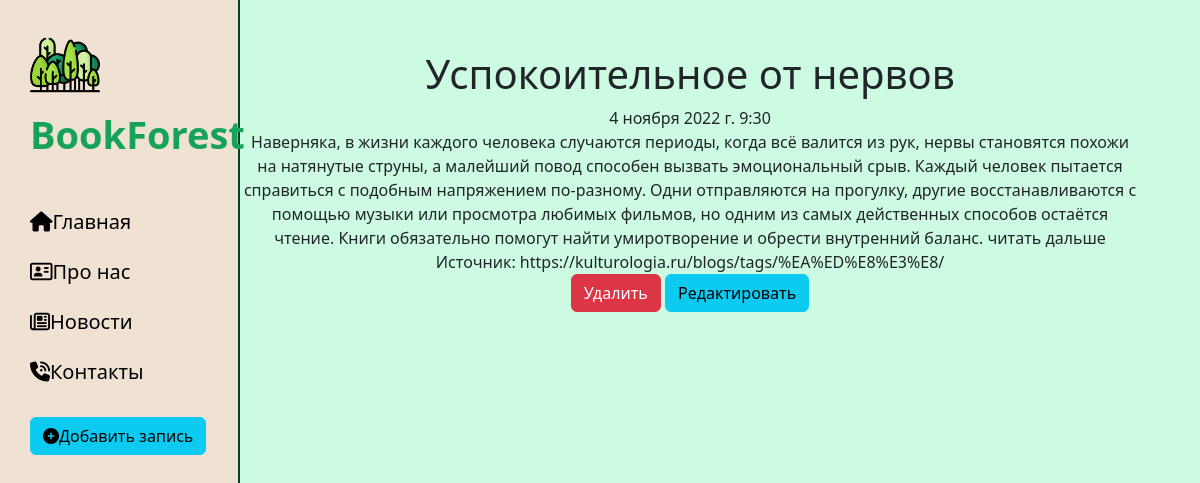
Screenshot of /news/3 with the database file from the repository.
### news/models.py (models this page shows, shortened)
class Articales(models.Model):
    title = models.CharField('Название', max_length=50)
    anons = models.CharField('Анонс', max_length=250)
    full_text = models.TextField('Статья')
    date = models.DateTimeField('Дата публикации')
    class Meta:
        verbose_name = 'Новость'
        verbose_name_plural = 'Новости'

### news/views.py (the view)
# urls.py: path('<int:pk>', views.NewsDetailView.as_view(), name='news-datail'),
class NewsDetailView(DetailView):
    model = Articales
    template_name = 'news/details_view.html'
    context_object_name = 'article'

### news/templates/news/details_view.html (shortened to what this page needs)
{% extends 'main/layout.html'%}
{% block content %}
    <div class="features">
        <h1>{{ article.title }}</h1>
        <p>{{ article.date }}</p>
        <p>{{ article.full_text }}</p>
        <a href="{% url 'news-delete' article.id %}" class="btn btn-danger">Удалить</a>
        <a href="{% url 'news-update' article.id %}" class="btn btn-info">Редактировать</a>
    </div>
{% endblock %}

### main/static/main/css/main.css (style rules this page uses)
body { background: rgba(204, 251, 226, 1); }
.features { float: left; margin-top: 50px; text-align: center; width: 75%; }
.features p { max-width: 1000px; padding:0px; margin:0px auto; }

### rows the page displays
Articales: title "Успокоительное от нервов", date "4 ноября 2022 г. 9:30", full_text "Наверняка, в жизни каждого человека случаются периоды, когда всё валится из рук, нервы становятся похожи на натянутые струны, а малейший повод способен вызвать эмоциональный срыв. Каждый человек пытается справиться с подобным напряжением по-разному. Одни отправляются на прогулку, другие восстанавливаются с помощью музыки или просмотра любимых фильмов, но одним из самых действенных способов остаётся чтение. Книги обязательно помогут найти умиротворение и обрести внутренний баланс. читать дальше Источник: https://kulturologia.ru/blogs/tags/%EA%ED%E8%E3%E8/"
